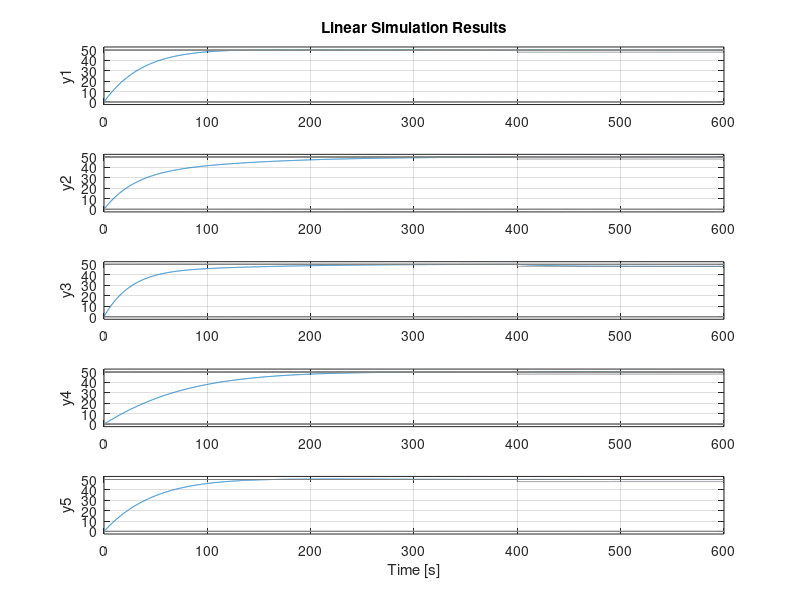

Source code (MATLAB):
%% Figures for the third examples

clc;clear

load Ex1Microgrid

%% response

gA = info3.gA; gB = info3.gB; gM = info3.gM;

C1 = [1 0 0];
C = blkdiag(C1,C1,C1,C1,C1);

Ac = gA - gB*K;


% lsim(sys,u,t,x0)
t = 0:0.1:600;
V1 = 50; V2 = 50; V3 = 50; V4 = 50; V5 = 50;
% d = [0*ones(1,length(t));V1*ones(1,length(t));
%     0*ones(1,length(t));V2*ones(1,length(t));
%     0*ones(1,length(t));V3*ones(1,length(t));
%     0*ones(1,length(t));V4*ones(1,length(t));
%     0*ones(1,length(t));V5*ones(1,length(t));];

d = [0*ones(1,length(t));V1*ones(1,length(t));
    0*ones(1,length(t));V2*ones(1,length(t));
    0*ones(1,length(t));[V3*ones(1,4000),48*ones(1,length(t)-4000)];
    0*ones(1,length(t));V4*ones(1,length(t));
    0*ones(1,length(t));V5*ones(1,length(t));];

%10+10*sin(2*pi/10*t(2000+1:end))

% sys1 -- optimal 
sys1 = ss(Ac,gM,C,[]);
figure;
lsim(sys1,d',t)
